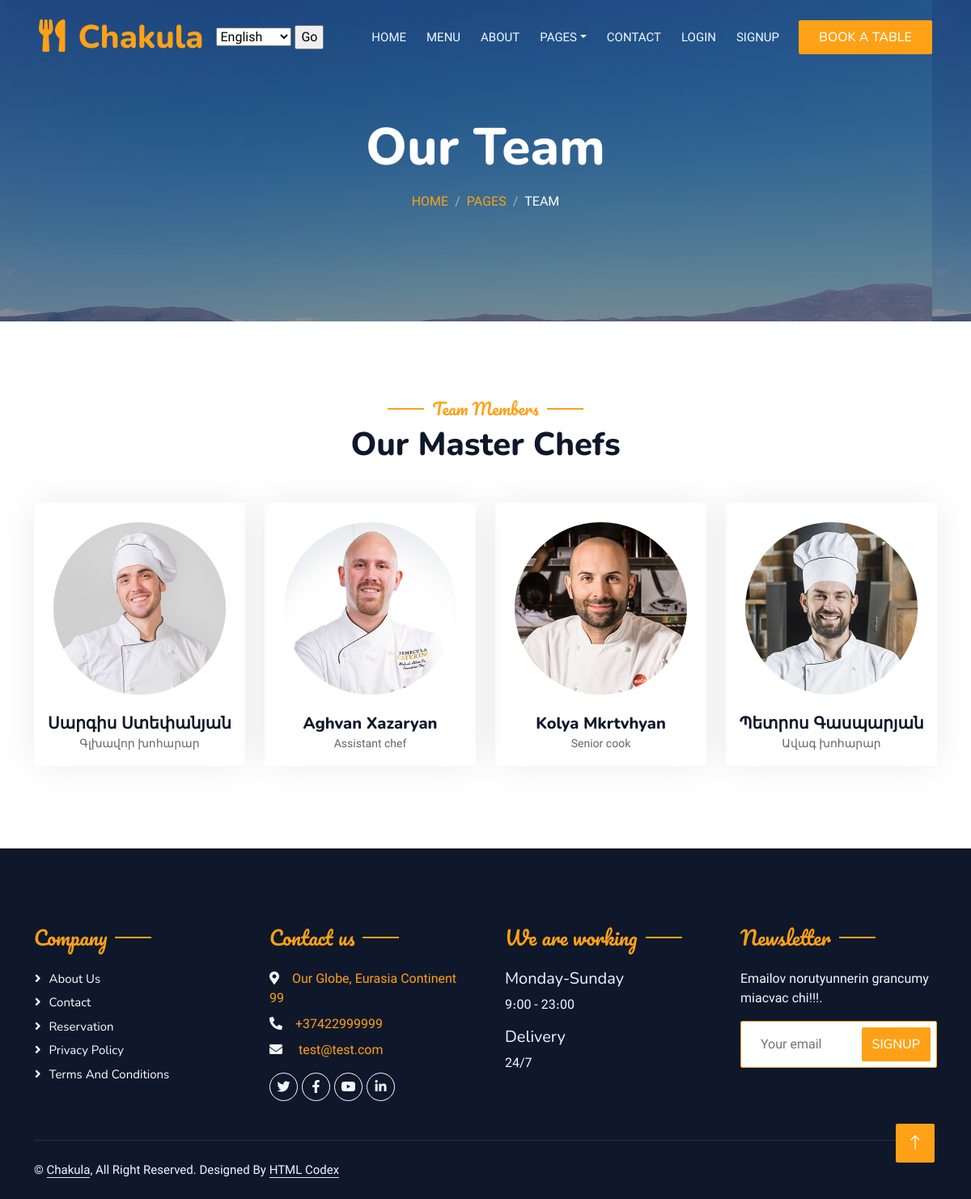
Page /team/ on the committed database.
### main/models.py (models this page shows, shortened)
class Header_Titles(models.Model):
    title = models.CharField('Page title', max_length=60)
    page_name = models.CharField('Page name', max_length=60)
    block_name1 = models.CharField('Block name home', max_length=60)
    block_name2 = models.CharField('Block name about', max_length=60)
    block_name3 = models.CharField('Block name service', max_length=60)
    block_name4 = models.CharField('Block name menu', max_length=60)
    block_name5 = models.CharField('Block name pages', max_length=60)
    block_name6 = models.CharField('Block name booking', max_length=60)
    block_name7 = models.CharField('Block name team', max_length=60)
    block_name8 = models.CharField('Block name review', max_length=60)
    block_name9 = models.CharField('Block name contact', max_length=60)
    block_name10 = models.CharField('Block name logout', max_length=60)
    block_name11 = models.CharField('Block name login', max_length=60)
    block_name12 = models.CharField('Block name signup', max_length=60)
    block_name13 = models.CharField('Block name book a table', max_length=60)
    class Meta:
        verbose_name = 'Header_Titles'
        verbose_name_plural = 'Header_Titles'

class Bg_img(models.Model):
    bg_img = models.ImageField('BG Image', upload_to='bg_images')
    video_img = models.ImageField('Video Image', upload_to='bg_images')
    class Meta:
        verbose_name = 'Bg_img'
        verbose_name_plural = 'Bg_img'

class OurTeam_Titles(models.Model):
    title = models.CharField('Title', max_length=60)
    home = models.CharField('Home', max_length=60)
    pages = models.CharField('Pages', max_length=60)
    team = models.CharField('Team', max_length=60)
    class Meta:
        verbose_name = 'OurTeam_Titles'
        verbose_name_plural = 'OurTeam_Titles'

class About_Titles(models.Model):
    title = models.CharField('Title', max_length=60)
    home = models.CharField('Home', max_length=60)
    pages = models.CharField('Pages', max_length=60)
    about = models.CharField('About', max_length=60)
    subtitle = models.CharField('Subtitle', max_length=60)
    subtitle_text = models.CharField('Subtitle text', max_length=60)
    class Meta:
        verbose_name = 'About_Titles'
        verbose_name_plural = 'About_Titles'

class Team_Members(models.Model):
    name = models.CharField('Member name', max_length=60)
    img = models.ImageField('Member image', upload_to='images')
    position = models.CharField('Member designation', max_length=60)
    site_1 = models.CharField('Site 1 name', max_length=20, blank=True)
    site_1_link = models.URLField('site_1_link', max_length=50, blank=True)
    site_2 = models.CharField('Site 2 name', max_length=20, blank=True)
    site_2_link = models.URLField('site_2_link', max_length=50, blank=True)
    site_3 = models.CharField('Site 3 name', max_length=20, blank=True)
    site_3_link = models.URLField('site_3_link', max_length=50, blank=True)
    class Meta:
        verbose_name = 'Team_Members'
        verbose_name_plural = 'Team_Members'

class Footer_Company(models.Model):
    title = models.CharField('Block title', max_length=60)
    about = models.CharField('About name', max_length=60)
    contact = models.CharField('Contact name', max_length=60)
    reserv = models.CharField('Reservation name', max_length=60)
    privacy = models.CharField('Privacy name', max_length=60)
    terms = models.CharField('Terms name', max_length=60)
    class Meta:
        verbose_name = 'Footer_Company'
        verbose_name_plural = 'Footer_Company'

class Contact_Adress(models.Model):
    title = models.CharField('Block title', max_length=60)
    adress_link = models.URLField('Adress link')
    adress = models.CharField('Adress', max_length=100)
    phone = models.CharField('Phone number', max_length=60)
    email = models.EmailField('email')
    social_name1 = models.CharField('Social name 1', max_length=50)
    social_link1 = models.URLField('Link 1')
    social_name2 = models.CharField('Social name 2', max_length=50)
    social_link2 = models.URLField('Link 2')
    social_name3 = models.CharField('Social name 3', max_length=50)
    social_link3 = models.URLField('Link 3')
    social_name4 = models.CharField('Social name 4', max_length=50)
    social_link4 = models.URLField('Link 4')
    class Meta:
        verbose_name = 'Contact_Adress'
        verbose_name_plural = 'Contact_Adress'

class Footer_Opening(models.Model):
    title = models.CharField('Block title', max_length=60)
    work_day = models.CharField('Working days', max_length=60)
    work_hours = models.CharField('Working hours', max_length=60)
    delivery = models.CharField('Delivery', max_length=60)
    delivery_hours = models.CharField('Delivery hours', max_length=60)
    class Meta:
        verbose_name = 'Footer_Opening'
        verbose_name_plural = 'Footer_Opening'

### main/views.py (the view)
# urls.py: path('team/', views.team, name='team'),
def team(request):
	team_members = Team_Members.objects.all()
	about_title = About_Titles.objects.all()[0]
	team_title = OurTeam_Titles.objects.all()[0]
	footer_company = Footer_Company.objects.all()[0]
	contact_adress = Contact_Adress.objects.all()[0]
	opening = Footer_Opening.objects.all()[0]
	header_titles = Header_Titles.objects.all()[0]
	bg_img = Bg_img.objects.all()[0]
	return render(request,'main/team.html', context={
	'act':'team',
	'team_members':team_members,
	'about_title':about_title,
	'team_title':team_title,
	'footer_company':footer_company,
	'contact_adress':contact_adress,
	'opening':opening,
	'header_titles':header_titles,
	'bg_img':bg_img,
	})

### main/templates/main/team.html
{% extends 'main/base.html' %}
{% block body %}
            <div class="container-xxl py-5 bg-dark hero-header mb-5" style="background: linear-gradient(rgba(15, 23, 43, .5), rgba(15, 23, 43, .5)), url('{{ bg_img.bg_img.url }}');">
                <div class="container text-center my-5 pt-5 pb-4">
                    <h1 class="display-3 text-white mb-3 animated slideInDown">{{ team_title.title }}</h1>
                    <nav aria-label="breadcrumb">
                        <ol class="breadcrumb justify-content-center text-uppercase">
                            <li class="breadcrumb-item"><a href="{% url 'index' %}">{{ team_title.home }}</a></li>
                            <li class="breadcrumb-item"><a href="#">{{ team_title.pages }}</a></li>
                            <li class="breadcrumb-item text-white active" aria-current="page">{{ team_title.team }}</li>
                        </ol>
                    </nav>
                </div>
            </div>
        </div>
        {% include 'inc/team_members.html' %}
{% endblock %}

### main/templates/main/base.html (shortened to what this page needs)
{% load i18n %}
{% load static %}
<!DOCTYPE html>
<html lang="en">
<head>
    <link href="https://cdnjs.cloudflare.com/ajax/libs/font-awesome/5.10.0/css/all.min.css" rel="stylesheet">
    <link href="https://cdn.jsdelivr.net/npm/bootstrap-icons@1.4.1/font/bootstrap-icons.css" rel="stylesheet">
    <link href="{% static 'lib/animate/animate.min.css' %}" rel="stylesheet">
    <link href="{% static 'lib/owlcarousel/assets/owl.carousel.min.css' %}" rel="stylesheet">
    <link href="{% static 'lib/tempusdominus/css/tempusdominus-bootstrap-4.min.css' %}" rel="stylesheet" />
    <link href="{% static 'css/bootstrap.min.css' %}" rel="stylesheet">
    <link href="{% static 'css/style.css' %}" rel="stylesheet">
</head>
<body>
    <div class="container-xxl bg-white p-0">
        <div class="container-xxl position-relative p-0">
            <nav class="navbar navbar-expand-lg navbar-dark bg-dark px-4 px-lg-5 py-3 py-lg-0">
                <a href="{% url 'index' %}" class="navbar-brand p-0">
                    <h1 class="text-primary m-0"><i class="fa fa-utensils me-3"></i>{{ header_titles.page_name }}</h1>
                </a>
                <form action="{% url 'set_language' %}" method="post">
                    <select name="language">
                        {% get_current_language as LANGUAGE_CODE %}
                        {% get_available_languages as LANGUAGES %}
                        {% get_language_info_list for LANGUAGES as languages %}{% for language in languages %}
                    <option value="{{ language.code }}"{% if language.code == LANGUAGE_CODE %}
                    selected{% endif %}>
                        {{ language.name_local }}
                    </option>
                        {% endfor %}
                    </select>
                    <input type="submit" value="Go">
                </form>
                <div class="collapse navbar-collapse" id="navbarCollapse">
                    <div class="navbar-nav ms-auto py-0 pe-4">
                        <a href="{% url 'index' %}" class="nav-item nav-link {% if act == 'index' %}active{% endif %}">{{ header_titles.block_name1 }}</a>
                        <a href="{% url 'menu' %}" class="nav-item nav-link {% if act == 'menu' %}active{% endif %}">{{ header_titles.block_name4 }}</a>
                        <a href="{% url 'about' %}" class="nav-item nav-link {% if act == 'about' %}active{% endif %}">{{ header_titles.block_name2 }}</a>
                        <div class="nav-item dropdown">
                            <a href="#" class="nav-link dropdown-toggle {% if act == 'booking'%}active{% endif %}" data-bs-toggle="dropdown">{{ header_titles.block_name5 }}</a>
                        </div>
                        <a href="{% url 'contact' %}" class="nav-item nav-link {% if act == 'contact' %}active{% endif %}">{{ header_titles.block_name9 }}</a>
                        {% if user.is_authenticated %}
                        <a href="{% url 'logout' %}" class="nav-item nav-link {% if act == 'logout' %}active{% endif %}">{{ user.username }} - {{ header_titles.block_name10 }}</a>
                        {% else %}
                        <a href="{% url 'login' %}" class="nav-item nav-link {% if act == 'login_request' %}active{% endif %}">{{ header_titles.block_name11 }}</a>
                        <a href="{% url 'register' %}" class="nav-item nav-link {% if act == 'register_request' %}active{% endif %}">{{ header_titles.block_name12 }}</a>
                        {% endif %}
                    </div>
                    <a href="{% url 'booking' %}" class="btn btn-primary py-2 px-4">{{ header_titles.block_name13 }}</a>
                </div>
            </nav>
            {% block body %}{% endblock %}
        <div class="container-fluid bg-dark text-light footer pt-5 mt-5 wow fadeIn" data-wow-delay="0.1s">
            <div class="container py-5">
                <div class="row g-5">
                    <div class="col-lg-3 col-md-6">
                        <h4 class="section-title ff-secondary text-start text-primary fw-normal mb-4">{{ footer_company.title }}</h4>
                        <a class="btn btn-link" href="{% url 'about' %}">{{ footer_company.about }}</a>
                        <a class="btn btn-link" href="{% url 'contact' %}">{{ footer_company.contact }}</a>
                        <a class="btn btn-link" href="{% url 'booking' %}">{{ footer_company.reserv }}</a>
                        <a class="btn btn-link" href="">{{ footer_company.privacy }}</a>
                        <a class="btn btn-link" href="">{{ footer_company.terms }}</a>
                    </div>
                    <div class="col-lg-3 col-md-6">
                        <h4 class="section-title ff-secondary text-start text-primary fw-normal mb-4">{{ contact_adress.title }}</h4>
                        <p class="mb-2"><i class="fa fa-map-marker-alt me-3"></i><a href="{{ contact_adress.adress_link }}">{{ contact_adress.adress }}</p></a>
                        <p class="mb-2"><i class="fa fa-phone-alt me-3"></i><a href="tel:{{ contact_adress.phone }}">{{ contact_adress.phone }}</p></a>
                        <p class="mb-2"><i class="fa fa-envelope me-3"></i><a href="mailto:{{ contact_adress.email }}"> {{ contact_adress.email }}</a>
                        <div class="d-flex pt-2">
                            <a class="btn btn-outline-dark btn-social" href="{{ contact_adress.social_link1 }}"><i class="fab fa-{{ contact_adress.social_name1 }}"></i></a>
                            <a class="btn btn-outline-dark btn-social" href="{{ contact_adress.social_link2 }}"><i class="fab fa-{{ contact_adress.social_name2 }}"></i></a>
                            <a class="btn btn-outline-dark btn-social" href="{{ contact_adress.social_link3 }}"><i class="fab fa-{{ contact_adress.social_name3 }}"></i></a>
                            <a class="btn btn-outline-dark btn-social" href="{{ contact_adress.social_link4 }}"><i class="fab fa-{{ contact_adress.social_name4 }}"></i></a>
                    </div>
                    </div>
                    <div class="col-lg-3 col-md-6">
                        <h4 class="section-title ff-secondary text-start text-primary fw-normal mb-4">{{ opening.title }}</h4>
                        <h5 class="text-light fw-normal">{{ opening.work_day }}</h5>
                        <p>{{ opening.work_hours }}</p>
                        <h5 class="text-light fw-normal">{{ opening.delivery }}</h5>
                        <p>{{ opening.delivery_hours }}</p>
                    </div>
                    <div class="col-lg-3 col-md-6">
                        <h4 class="section-title ff-secondary text-start text-primary fw-normal mb-4">Newsletter</h4>
                        <p>Emailov norutyunnerin grancumy miacvac chi!!!.</p>
                        <div class="position-relative mx-auto" style="max-width: 400px;">
                            <input class="form-control border-primary w-100 py-3 ps-4 pe-5" type="text" placeholder="Your email">
                            <button type="button" class="btn btn-primary py-2 position-absolute top-0 end-0 mt-2 me-2">SignUp</button>
                        </div>
                    </div>
                </div>
            </div>
            <div class="container">
                <div class="copyright">
                    <div class="row">
                        <div class="col-md-6 text-center text-md-start mb-3 mb-md-0">
                            &copy; <a class="border-bottom" href="#">Chakula</a>, All Right Reserved.
							Designed By <a class="border-bottom" href="https://htmlcodex.com">HTML Codex</a>
                        </div>
                    </div>
                </div>
            </div>
        </div>
        <a href="#" class="btn btn-lg btn-primary btn-lg-square back-to-top"><i class="bi bi-arrow-up"></i></a>
    </div>
</body>
</html>

### main/templates/inc/team_members.html (shortened to what this page needs)
        <div class="container-xxl pt-5 pb-3">
            <div class="container">
                <div class="text-center wow fadeInUp" data-wow-delay="0.1s">
                    <h5 class="section-title ff-secondary text-center text-primary fw-normal">{{ about_title.subtitle }}</h5>
                    <h1 class="mb-5">{{ about_title.subtitle_text }}</h1>
                </div>
                <div class="row g-4">
                    {% for i in team_members %}
                    <div class="col-lg-3 col-md-6 wow fadeInUp" data-wow-delay="0.1s">
                        <div class="team-item text-center rounded overflow-hidden">
                            <div class="rounded-circle overflow-hidden m-4">
                                <img class="img-fluid" src="{{ i.img.url }}" alt="">
                            </div>
                            <h5 class="mb-0">{{ i.name }}</h5>
                            <small>{{ i.position }}</small>
                        </div>
                    </div>
                    {% endfor %}
                </div>
            </div>
        </div>

### rows in the picture
Header_Titles: page_name "Chakula", block_name1 "HOME", block_name4 "MENU", block_name2 "ABOUT", block_name5 "PAGES", block_name9 "CONTACT", block_name11 "LOGIN", block_name12 "SIGNUP", block_name13 "BOOK A TABLE"
Bg_img: bg_img (picture)
OurTeam_Titles: title "Our Team", home "HOME", pages "PAGES", team "TEAM"
About_Titles: subtitle "Team Members", subtitle_text "Our Master Chefs"
Team_Members: img (picture), name "Սարգիս Ստեփանյան", position "Գլխավոր խոհարար"
Team_Members: img (picture), name "Aghvan Xazaryan", position "Assistant chef"
Team_Members: img (picture), name "Kolya Mkrtvhyan", position "Senior cook"
Team_Members: img (picture), name "Պետրոս Գասպարյան", position "Ավագ խոհարար"
Footer_Company: title "Company", about "About Us", contact "Contact", reserv "Reservation", privacy "Privacy Policy", terms "Terms And Conditions"
Contact_Adress: title "Contact us", adress "Our Globe, Eurasia Continent 99", phone "+37422999999", email "test@test.com"
Footer_Opening: title "We are working", work_day "Monday-Sunday", work_hours "9։00 - 23։00", delivery "Delivery", delivery_hours "24/7"

### other values in the picture
form field language "English"
